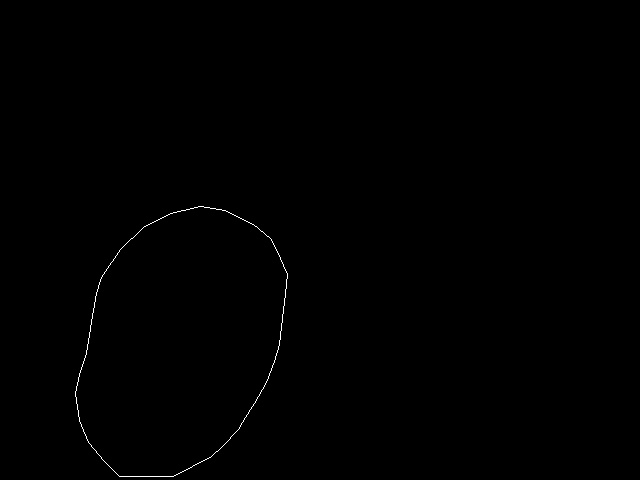
#> input picture help/mask1.jpg, 640 x 480 px
$ python try7.py
#> lines starting #> are read from the running program, lines starting #| are printed output that depends on the picture; after the words box and inside, x2 and y2 are one past the last pixel; in counts of white or black regions, pixels touching at a corner belong together
import cv2 as cv
import numpy as np

image = cv.imread("mask1.jpg")
#> image is the input picture: shape (480, 640, 3); min 0, max 255, mean 0.6
image = cv.resize(image, (640, 480), interpolation = cv.INTER_LANCZOS4)
image = cv.cvtColor(image, cv.COLOR_BGR2GRAY)
#> image: shape (480, 640)
contours, hierarchy = cv.findContours(image, cv.RETR_TREE, cv.CHAIN_APPROX_SIMPLE)
#> contours = 456 contours, 452 with area under 20; largest, box (x1, y1, x2, y2) and area: (72, 200, 288, 480) 43742, (75, 206, 288, 477) 41856, (186, 207, 198, 215) 43, (203, 202, 214, 209) 37
hull = []
for i in range(len(contours)):
    print(contours[i])
    print()
    print()
    print()
    # creating convex hull object for each contour
    hull.append(cv.convexHull(contours[i], False))
#> this loop made 456 passes
#| [[[179 479]]]
#| [[[168 478]]
#|  [[169 479]]]
#| [[[194 471]]
#|  [[195 471]]]
#| [[[191 471]]
#|  [[192 471]]]
#| [[[199 468]]]
#| [[[ 97 463]]]
#| [[[ 98 461]]]
#> (further printed lines are left out)
#> after the loop, hull = 456 contours, 446 with area under 20; largest, box (x1, y1, x2, y2) and area: (72, 200, 288, 480) 47562, (75, 206, 288, 477) 42942, (186, 207, 198, 215) 56, (203, 202, 214, 209) 46, (281, 268, 288, 276) 22
# create an empty black image
drawing = np.zeros((image.shape[0], image.shape[1], 3), np.uint8)
# draw contours and hull points
for i in range(len(contours)):
    color_contours = (0, 255, 0) # green - color for contours
    color = (255, 255, 255) # blue - color for convex hull
    # draw ith contour
    cv.drawContours(drawing, contours, i, color_contours, 1, 8, hierarchy)
    # draw ith convex hull object
    cv.drawContours(drawing, hull, i, color, 1, 8)
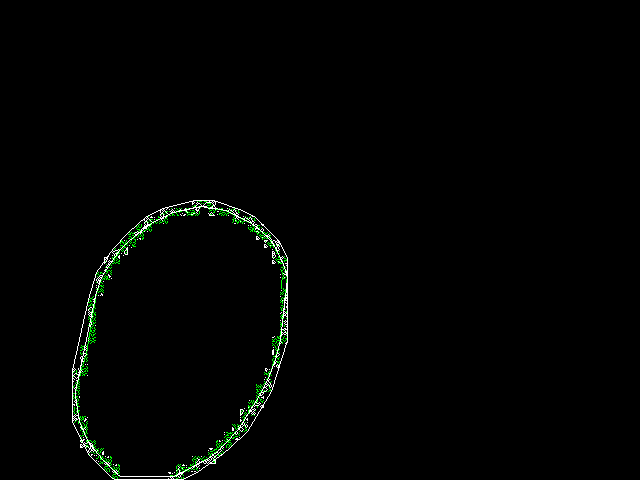
#> drawing: shape (480, 640, 3); mean of channels 0, 1, 2 2, 3.3, 2; drawn as B, G, R
cv.imshow("hull", drawing)
cv.waitKey()
